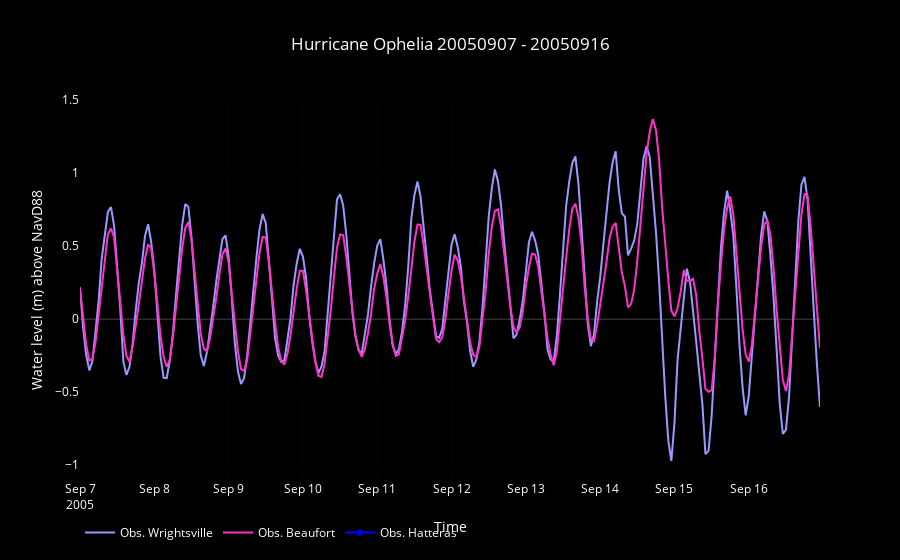

Write notebook code for a chart like this one.
### Markdown cell above
Download Hurricane Ophelia Fall 2005 Water Level Data and Plot time-series

### Code cell
begin_d = 'begin_date=20050907'
end_d = 'end_date=20050916'

ophelia_w = pd.read_csv(MakeDomain(begin_d, end_d, stations[2]['Wrightsville']))
ophelia_d = pd.read_csv(MakeDomain(begin_d, end_d, stations[1]['Beaufort']))
ophelia_h = pd.read_csv(MakeDomain(begin_d, end_d, stations[0]['Hatteras']))
ophelia_w.name, ophelia_d.name, ophelia_h.name = 'Obs. Wrightsville', 'Obs. Beaufort', 'Obs. Hatteras'
datasets = [ ophelia_w, ophelia_d, ophelia_h]

obs, dtm  = ' Water Level', 'Date Time'
beg = begin_d.split('=')[1] + ' - ' + end_d.split('=')[1]
title = 'Hurricane Ophelia' + ' ' + beg
data, layout = MakePlot(datasets, obs, dtm, title)

notebook=True
fig = go.Figure(data=data, layout=layout)
if not notebook:
    interactive = plot(fig)
else:
    interactive = iplot(fig)

### Figure 1 — Plotly figure (JSON) as saved in the notebook; plotly's stock layout.template omitted (floating-point values rounded to 4 significant figures; data arrays with more than 128 entries replaced by an {"elided": "..."} marker saying what was removed)
{"data": [{"line": {"color": "rgb(153, 153, 255)"}, "name": "Obs. Wrightsville", "type": "scatter", "uid": "2260d0", "x": {"elided": "240 str values"}, "y": {"elided": "240 float values"}}, {"line": {"color": "rgb(255, 51, 204)"}, "name": "Obs. Beaufort", "type": "scatter", "uid": "1af805", "x": {"elided": "240 str values"}, "y": {"elided": "240 float values"}}, {"line": {"color": "rgb(0, 0, 255)"}, "name": "Obs. Hatteras", "type": "scatter", "uid": "06a4d0", "x": ["Error: No data was found. This product may not be offered at this station at the requested time."], "y": [null]}], "layout": {"autosize": true, "font": {"color": "rgb(255,255,255)"}, "legend": {"orientation": "h"}, "paper_bgcolor": "rgb(0, 0, 0)", "plot_bgcolor": "rgb(0, 0, 0)", "title": "Hurricane Ophelia 20050907 - 20050916", "xaxis": {"autorange": true, "range": ["2005-09-07", "2005-09-16 23:00"], "title": "Time", "type": "date"}, "yaxis": {"autorange": true, "range": [-1.101, 1.501], "title": "Water level (m) above NavD88", "type": "linear"}}}
